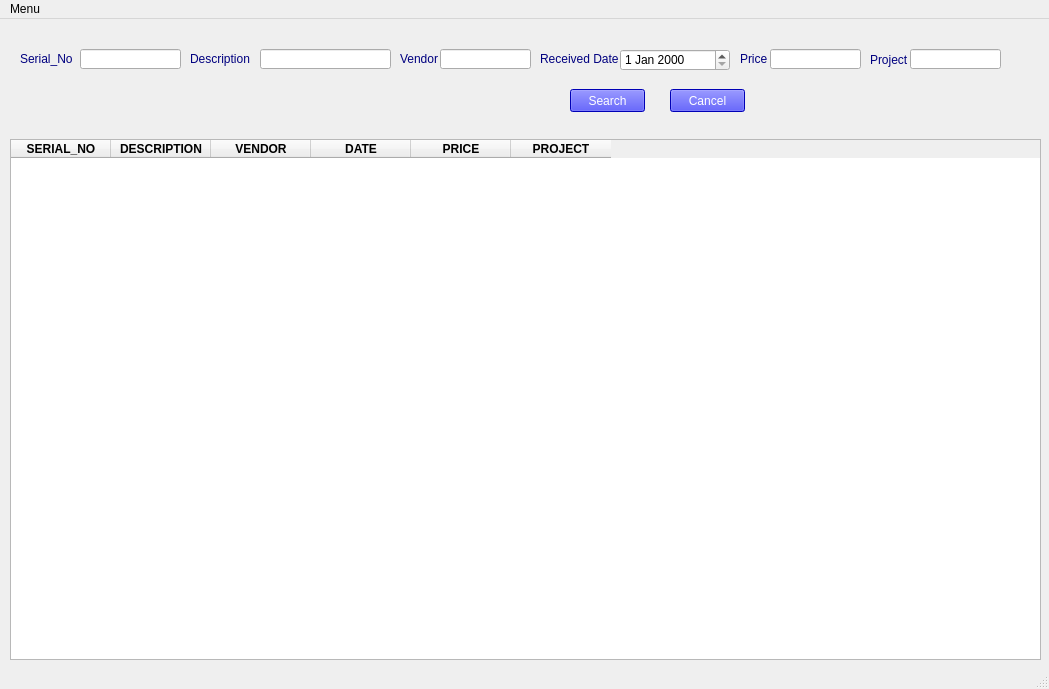
<?xml version="1.0" encoding="UTF-8"?>
<ui version="4.0">
 <class>MainWindow</class>
 <widget class="QMainWindow" name="MainWindow">
  <property name="geometry">
   <rect>
    <x>0</x>
    <y>0</y>
    <width>1049</width>
    <height>689</height>
   </rect>
  </property>
  <property name="windowTitle">
   <string>MainWindow</string>
  </property>
  <widget class="QWidget" name="centralwidget">
   <widget class="QLineEdit" name="description_lineEdit">
    <property name="geometry">
     <rect>
      <x>260</x>
      <y>30</y>
      <width>131</width>
      <height>20</height>
     </rect>
    </property>
    <property name="styleSheet">
     <string notr="true">font: 9pt &quot;Calibri&quot;;</string>
    </property>
   </widget>
   <widget class="QPushButton" name="cancel">
    <property name="geometry">
     <rect>
      <x>670</x>
      <y>70</y>
      <width>75</width>
      <height>23</height>
     </rect>
    </property>
    <property name="styleSheet">
     <string notr="true">font: 75 10pt &quot;Clarendon Condensed&quot;;
background-color: rgb(0, 0, 255);
color: rgb(255, 255, 255);</string>
    </property>
    <property name="text">
     <string>Cancel</string>
    </property>
   </widget>
   <widget class="QDateEdit" name="received_dateEdit">
    <property name="geometry">
     <rect>
      <x>620</x>
      <y>30</y>
      <width>110</width>
      <height>22</height>
     </rect>
    </property>
    <property name="styleSheet">
     <string notr="true">font: 10pt &quot;MS Shell Dlg 2&quot;;</string>
    </property>
   </widget>
   <widget class="QTableWidget" name="tableWidget">
    <property name="geometry">
     <rect>
      <x>10</x>
      <y>120</y>
      <width>1031</width>
      <height>521</height>
     </rect>
    </property>
    <property name="minimumSize">
     <size>
      <width>591</width>
      <height>0</height>
     </size>
    </property>
    <property name="styleSheet">
     <string notr="true">font: 75 12pt &quot;Cambria&quot;;</string>
    </property>
    <column>
     <property name="text">
      <string>SERIAL_NO</string>
     </property>
     <property name="font">
      <font>
       <weight>75</weight>
       <bold>true</bold>
      </font>
     </property>
    </column>
    <column>
     <property name="text">
      <string>DESCRIPTION</string>
     </property>
     <property name="font">
      <font>
       <weight>75</weight>
       <bold>true</bold>
      </font>
     </property>
    </column>
    <column>
     <property name="text">
      <string>VENDOR</string>
     </property>
     <property name="font">
      <font>
       <weight>75</weight>
       <bold>true</bold>
      </font>
     </property>
    </column>
    <column>
     <property name="text">
      <string>DATE</string>
     </property>
     <property name="font">
      <font>
       <weight>75</weight>
       <bold>true</bold>
      </font>
     </property>
    </column>
    <column>
     <property name="text">
      <string>PRICE</string>
     </property>
     <property name="font">
      <font>
       <weight>75</weight>
       <bold>true</bold>
      </font>
     </property>
    </column>
    <column>
     <property name="text">
      <string>PROJECT</string>
     </property>
     <property name="font">
      <font>
       <weight>75</weight>
       <bold>true</bold>
      </font>
     </property>
    </column>
   </widget>
   <widget class="QLabel" name="Description">
    <property name="geometry">
     <rect>
      <x>190</x>
      <y>30</y>
      <width>71</width>
      <height>20</height>
     </rect>
    </property>
    <property name="styleSheet">
     <string notr="true">font: 75 10pt &quot;Clarendon Condensed&quot;;
color: rgb(0, 0, 127);</string>
    </property>
    <property name="text">
     <string>Description</string>
    </property>
   </widget>
   <widget class="QLabel" name="received_date">
    <property name="geometry">
     <rect>
      <x>540</x>
      <y>30</y>
      <width>81</width>
      <height>20</height>
     </rect>
    </property>
    <property name="styleSheet">
     <string notr="true">font: 75 10pt &quot;Clarendon Condensed&quot;;
color: rgb(0, 0, 127);</string>
    </property>
    <property name="text">
     <string>Received Date</string>
    </property>
   </widget>
   <widget class="QPushButton" name="search">
    <property name="geometry">
     <rect>
      <x>570</x>
      <y>70</y>
      <width>75</width>
      <height>23</height>
     </rect>
    </property>
    <property name="styleSheet">
     <string notr="true">font: 75 10pt &quot;Clarendon Condensed&quot;;
background-color: rgb(0, 0, 255);
color: rgb(255, 255, 255);</string>
    </property>
    <property name="text">
     <string>Search</string>
    </property>
   </widget>
   <widget class="QLabel" name="serial_no">
    <property name="geometry">
     <rect>
      <x>20</x>
      <y>30</y>
      <width>61</width>
      <height>20</height>
     </rect>
    </property>
    <property name="styleSheet">
     <string notr="true">font: 75 10pt &quot;Clarendon Condensed&quot;;
color: rgb(0, 0, 127);</string>
    </property>
    <property name="text">
     <string>Serial_No</string>
    </property>
   </widget>
   <widget class="QLineEdit" name="serial_lineEdit">
    <property name="geometry">
     <rect>
      <x>80</x>
      <y>30</y>
      <width>101</width>
      <height>20</height>
     </rect>
    </property>
    <property name="styleSheet">
     <string notr="true">font: 9pt &quot;Calibri&quot;;</string>
    </property>
   </widget>
   <widget class="QLabel" name="date_2">
    <property name="geometry">
     <rect>
      <x>400</x>
      <y>30</y>
      <width>41</width>
      <height>20</height>
     </rect>
    </property>
    <property name="styleSheet">
     <string notr="true">font: 75 10pt &quot;Clarendon Condensed&quot;;
color: rgb(0, 0, 127);</string>
    </property>
    <property name="text">
     <string>Vendor</string>
    </property>
   </widget>
   <widget class="QLineEdit" name="vendor_lineEdit">
    <property name="geometry">
     <rect>
      <x>440</x>
      <y>30</y>
      <width>91</width>
      <height>20</height>
     </rect>
    </property>
    <property name="styleSheet">
     <string notr="true">font: 9pt &quot;Calibri&quot;;</string>
    </property>
   </widget>
   <widget class="QLabel" name="price">
    <property name="geometry">
     <rect>
      <x>740</x>
      <y>30</y>
      <width>31</width>
      <height>20</height>
     </rect>
    </property>
    <property name="styleSheet">
     <string notr="true">font: 75 10pt &quot;Clarendon Condensed&quot;;
color: rgb(0, 0, 127);</string>
    </property>
    <property name="text">
     <string>Price</string>
    </property>
   </widget>
   <widget class="QLineEdit" name="price_lineEdit">
    <property name="geometry">
     <rect>
      <x>770</x>
      <y>30</y>
      <width>91</width>
      <height>20</height>
     </rect>
    </property>
    <property name="styleSheet">
     <string notr="true">font: 9pt &quot;Calibri&quot;;</string>
    </property>
    <property name="text">
     <string/>
    </property>
   </widget>
   <widget class="QLabel" name="project">
    <property name="geometry">
     <rect>
      <x>870</x>
      <y>30</y>
      <width>41</width>
      <height>21</height>
     </rect>
    </property>
    <property name="styleSheet">
     <string notr="true">font: 75 10pt &quot;Clarendon Condensed&quot;;
color: rgb(0, 0, 127);</string>
    </property>
    <property name="text">
     <string>Project</string>
    </property>
   </widget>
   <widget class="QLineEdit" name="project_lineEdit">
    <property name="geometry">
     <rect>
      <x>910</x>
      <y>30</y>
      <width>91</width>
      <height>20</height>
     </rect>
    </property>
    <property name="styleSheet">
     <string notr="true">font: 9pt &quot;Calibri&quot;;</string>
    </property>
    <property name="text">
     <string/>
    </property>
   </widget>
  </widget>
  <widget class="QStatusBar" name="statusbar"/>
  <widget class="QMenuBar" name="menubar">
   <property name="geometry">
    <rect>
     <x>0</x>
     <y>0</y>
     <width>1049</width>
     <height>21</height>
    </rect>
   </property>
   <widget class="QMenu" name="menuADD">
    <property name="title">
     <string>Menu</string>
    </property>
    <widget class="QMenu" name="menuNew">
     <property name="title">
      <string>Project</string>
     </property>
     <addaction name="actionSony_2"/>
     <addaction name="actionSprite"/>
    </widget>
    <addaction name="menuNew"/>
    <addaction name="actionSave"/>
    <addaction name="actionExit"/>
   </widget>
   <addaction name="menuADD"/>
  </widget>
  <action name="actionNew">
   <property name="text">
    <string>New</string>
   </property>
  </action>
  <action name="actionFile">
   <property name="text">
    <string>New</string>
   </property>
  </action>
  <action name="actionSONY">
   <property name="text">
    <string>SONY</string>
   </property>
  </action>
  <action name="actionSPRITE">
   <property name="text">
    <string>SPRITE</string>
   </property>
  </action>
  <action name="actionSony">
   <property name="text">
    <string>Sony</string>
   </property>
  </action>
  <action name="actionSprite">
   <property name="text">
    <string>Users Details</string>
   </property>
  </action>
  <action name="actionSony_2">
   <property name="text">
    <string>Edit</string>
   </property>
  </action>
  <action name="actionadd">
   <property name="text">
    <string>add</string>
   </property>
  </action>
  <action name="actionSave">
   <property name="text">
    <string>Save</string>
   </property>
  </action>
  <action name="actionExit">
   <property name="text">
    <string>Exit</string>
   </property>
  </action>
  <action name="actionExit_2">
   <property name="text">
    <string>Exit</string>
   </property>
  </action>
  <action name="actionUsers">
   <property name="text">
    <string>Users details</string>
   </property>
  </action>
  <action name="actionExit_3">
   <property name="text">
    <string>Exit</string>
   </property>
  </action>
 </widget>
 <resources/>
 <connections/>
</ui>
